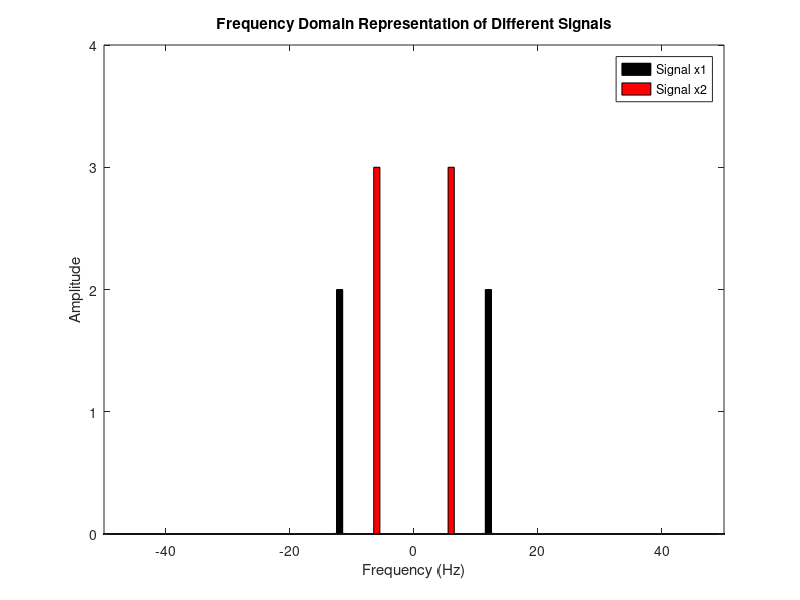

Reproduce this figure in MATLAB.
clc
clear all
close all
fs = 5000; % Sampling frequency
t = 0:1/fs:2; % Time duration
f1 = 12; % Frequency of first signal
f2 = 6; % Frequency of second signal
A1 = 2; % Amplitude of first signal
A2 = 3; % Amplitude of second signal
x1 = A1*sin(2*pi*f1*t); % First Signal
x2 = A2*sin(2*pi*f2*t); % Second Signal
nx = length(t); % Total number of samples
%Take fourier transform
fx1 = fft(x1); % Frequency analysis is done here
fx2 = fft(x2);
% Apply fftshift to put it in the form we are used to (see
% documentation)
fx1 = fftshift(fx1)/(nx/2); % Axis correction and scaling are
% done here
fx2 = fftshift(fx2)/(nx/2);
% Next, calculate the frequency axis, which is defined by the
% sampling rate
f = linspace(-fs/2,fs/2,nx);
% fft function in Matlab returns complex numbers that has both
% frequency and phase information
% we will only plot absolute values of the
% fft transformed variables
% to see the frequency domain representations
bar(f, abs(fx1),2,'k')
hold on
bar(f, abs(fx2),2,'r')
hold off
axis([-50 50 0 4])
xlabel('Frequency (Hz)');
ylabel('Amplitude');
title('Frequency Domain Representation of Different Signals');
legend('Signal x1','Signal x2')